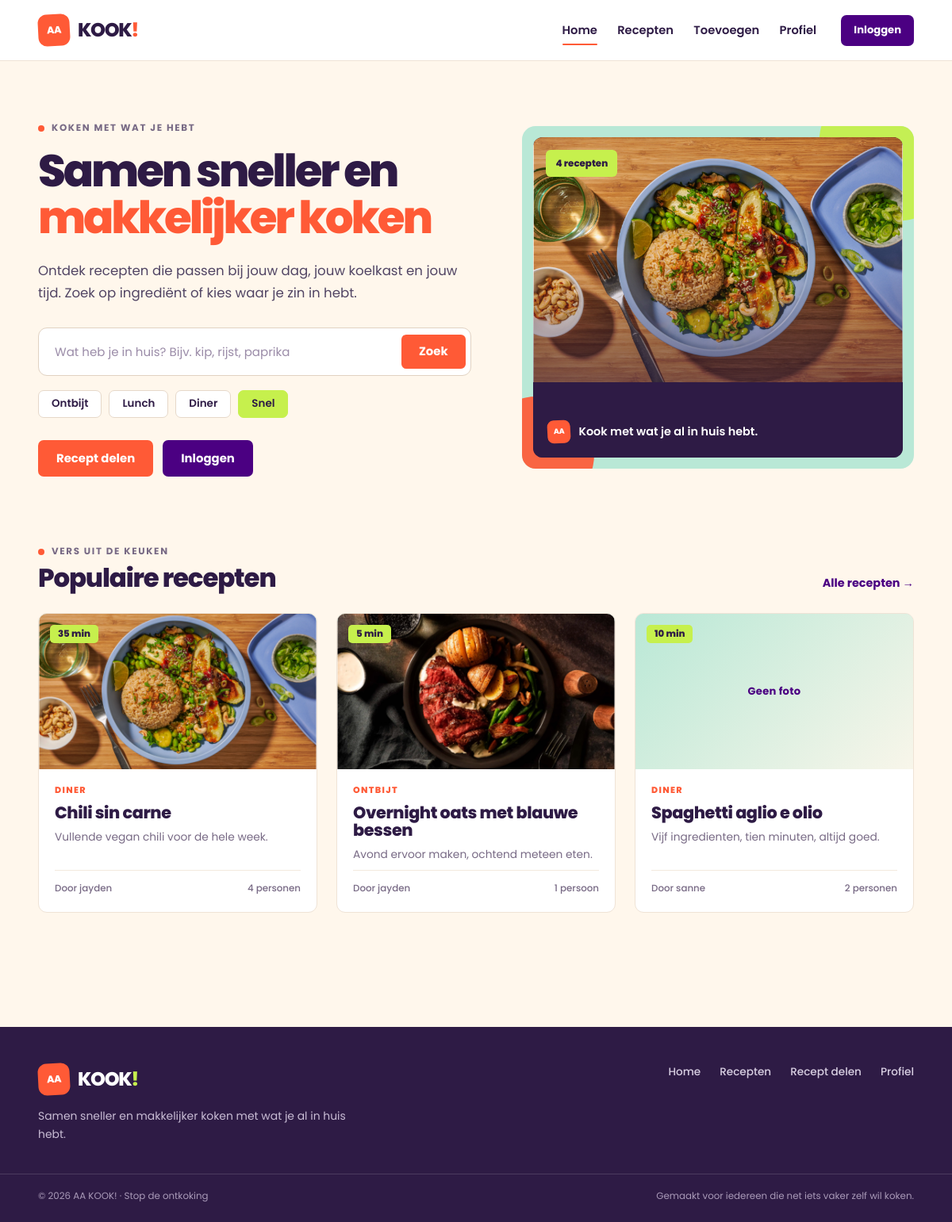
The page / on the database its author committed.
### tables this page shows
CREATE TABLE recipes (
    id          INT UNSIGNED NOT NULL AUTO_INCREMENT,
    user_id     INT UNSIGNED NOT NULL,
    title       VARCHAR(150) NOT NULL,
    description TEXT         NULL,
    prep_time   INT UNSIGNED NOT NULL COMMENT 'minutes',
    servings    INT UNSIGNED NOT NULL DEFAULT 1,
    created_at  DATETIME NOT NULL DEFAULT CURRENT_TIMESTAMP,
    updated_at  DATETIME NOT NULL DEFAULT CURRENT_TIMESTAMP ON UPDATE CURRENT_TIMESTAMP,
    PRIMARY KEY (id),
    KEY idx_recipes_user (user_id),
    KEY idx_recipes_prep_time (prep_time),
    CONSTRAINT fk_recipes_user FOREIGN KEY (user_id)
        REFERENCES users (id) ON DELETE CASCADE
);

CREATE TABLE users (
    id              INT UNSIGNED NOT NULL AUTO_INCREMENT,
    username        VARCHAR(50)  NOT NULL,
    email           VARCHAR(255) NOT NULL,
    password_hash   VARCHAR(255) NOT NULL,
    profile_picture VARCHAR(255) NULL,
    bio             TEXT         NULL,
    role            ENUM('user','admin')      NOT NULL DEFAULT 'user',
    status          ENUM('active','blocked')  NOT NULL DEFAULT 'active',
    created_at      DATETIME NOT NULL DEFAULT CURRENT_TIMESTAMP,
    updated_at      DATETIME NOT NULL DEFAULT CURRENT_TIMESTAMP ON UPDATE CURRENT_TIMESTAMP,
    PRIMARY KEY (id),
    UNIQUE KEY uq_users_username (username),
    UNIQUE KEY uq_users_email (email)
);

### includes/functions.php (called while the page is built, shortened)
<?php
function e($tekst): string
{
    return htmlspecialchars((string) ($tekst ?? ''), ENT_QUOTES, 'UTF-8');
}
function url(string $pad = ''): string
{
    return BASE_URL . ltrim($pad, '/');
}
function photoExists(?string $pad): bool
{
    return is_file(__DIR__ . '/../' . $pad);
}
function recipePhoto(?string $pad): string
{
    return photoExists($pad) ? url($pad) : '';
}
function excerpt(?string $tekst, int $lengte = 95): string
{
    $tekst = trim(preg_replace('/\s+/', ' ', (string) $tekst));
    if (mb_strlen($tekst) <= $lengte) {
        return $tekst;
    }
    return rtrim(mb_substr($tekst, 0, $lengte - 1)) . '…';
}

### includes/auth.php (called while the page is built, shortened)
<?php
require_once __DIR__ . '/functions.php';
function isLoggedIn(): bool
{
    return isset($_SESSION['user_id']);
}

### templates/recipe-card.php (the view, shortened to what this page needs)
<?php
$kaartCategorieen = trim((string) ($recept['categorieen'] ?? ''));
$kaartEersteCategorie = $kaartCategorieen !== ''
    ? trim(explode(',', $kaartCategorieen)[0])
    : 'Recept';
$kaartBeschrijving = excerpt($recept['description'] ?? '');
$kaartAuteur = $recept['auteur'] ?? '';
$kaartPersonen = (int) ($recept['servings'] ?? 0);
$kaartId = (int) $recept['id'];
$kaartFoto = recipePhoto($recept['omslagfoto'] ?? null);
?>
<article class="recipe-card">
    <a class="recipe-card-media" href="<?= e(url('recept.php?id=' . $kaartId)) ?>">
        <?php if ($kaartFoto !== ''): ?>
            <img src="<?= e($kaartFoto) ?>" alt="<?= e($recept['title']) ?>" loading="lazy">
        <?php else: ?>
            <span class="photo-placeholder">Geen foto</span>
        <?php endif; ?>
        <span class="time-badge"><?= (int) $recept['prep_time'] ?> min</span>
    </a>
    <div class="recipe-card-body">
        <p class="card-kicker"><?= e($kaartEersteCategorie) ?></p>
        <h3>
            <a href="<?= e(url('recept.php?id=' . $kaartId)) ?>"><?= e($recept['title']) ?></a>
        </h3>
        <?php if ($kaartBeschrijving !== ''): ?>
            <p class="card-description"><?= e($kaartBeschrijving) ?></p>
        <?php endif; ?>
        <div class="card-footer">
            <span>
                <?php if ($kaartAuteur !== ''): ?>
                    Door <?= e($kaartAuteur) ?>
                <?php else: ?>
                    <?= e($kaartEersteCategorie) ?>
                <?php endif; ?>
            </span>
            <span>
                <?= $kaartPersonen ?>
                <?= $kaartPersonen === 1 ? 'persoon' : 'personen' ?>
            </span>
        </div>
    </div>
</article>

### index.php (shortened to what this page needs)
<?php
require __DIR__ . '/includes/auth.php';
$aantalStatement = $pdo->prepare('SELECT COUNT(*) FROM recipes');
$aantalStatement->execute();
$aantalRecepten = (int) $aantalStatement->fetchColumn();
$nieuwsteStatement = $pdo->prepare(
    "SELECT r.id,
            r.user_id,
            r.title,
            r.description,
            r.prep_time,
            r.servings,
            u.username AS auteur,
            (SELECT rp.file_path
               FROM recipe_photos rp
              WHERE rp.recipe_id = r.id
              ORDER BY rp.sort_order, rp.id
              LIMIT 1) AS omslagfoto,
            (SELECT GROUP_CONCAT(c.name ORDER BY c.id SEPARATOR ', ')
               FROM recipe_categories rc
               JOIN categories c ON c.id = rc.category_id
              WHERE rc.recipe_id = r.id) AS categorieen
       FROM recipes r
       JOIN users u ON u.id = r.user_id
      ORDER BY r.created_at DESC, r.id DESC
      LIMIT 3"
);
$nieuwsteStatement->execute();
$nieuwsteRecepten = $nieuwsteStatement->fetchAll();
require __DIR__ . '/templates/header.php';
?>
<div class="container">
    <section class="hero">
        <div class="hero-copy">
            <p class="eyebrow">Koken met wat je hebt</p>
            <h1>Samen sneller en <span class="accent">makkelijker koken</span></h1>
            <p class="hero-lead">
                Ontdek recepten die passen bij jouw dag, jouw koelkast en jouw tijd.
                Zoek op ingrediënt of kies waar je zin in hebt.
            </p>
            <form class="search-bar" method="get" action="<?= e(url('recepten.php')) ?>">
                <input id="home-search" type="search" name="q"
                       placeholder="Wat heb je in huis? Bijv. kip, rijst, paprika">
                <button class="btn btn-coral" type="submit">Zoek</button>
            </form>
            <div class="chip-row hero-chips" aria-label="Snel zoeken">
                <a class="chip" href="<?= e(url('recepten.php?categorie=Ontbijt')) ?>">Ontbijt</a>
                <a class="chip" href="<?= e(url('recepten.php?categorie=Lunch')) ?>">Lunch</a>
                <a class="chip" href="<?= e(url('recepten.php?categorie=Diner')) ?>">Diner</a>
                <a class="chip chip-lime" href="<?= e(url('recepten.php?filter=snel')) ?>">Snel</a>
            </div>
            <div class="hero-actions">
                <a class="btn btn-coral" href="<?= e(url('toevoegen.php')) ?>">Recept delen</a>
                <?php if (isLoggedIn()): ?>
                    <a class="btn btn-indigo" href="<?= e(url('profiel.php')) ?>">Mijn profiel</a>
                <?php else: ?>
                    <a class="btn btn-indigo" href="<?= e(url('login.php')) ?>">Inloggen</a>
                <?php endif; ?>
            </div>
        </div>
        <div class="hero-visual">
            <div class="hero-photo">
                <img src="<?= e(url('images/food-05.png')) ?>" alt="Een vers bereid gerecht">
                <span class="hero-badge"><?= $aantalRecepten ?> recepten</span>
                <div class="hero-note">
                    <span class="brand-mark brand-mark-small">AA</span>
                    <span>Kook met wat je al in huis hebt.</span>
                </div>
            </div>
        </div>
    </section>
    <section class="section home-recipes">
        <div class="section-head">
            <div>
                <p class="eyebrow">Vers uit de keuken</p>
                <h2>Populaire recepten</h2>
            </div>
            <a class="text-link" href="<?= e(url('recepten.php')) ?>">Alle recepten &rarr;</a>
        </div>
        <?php if ($nieuwsteRecepten === []): ?>
            <div class="empty-state">
                <h3>Nog geen recepten</h3>
                <p>Deel het eerste recept en help de keuken op gang.</p>
                <a class="btn btn-coral" href="<?= e(url('toevoegen.php')) ?>">Recept toevoegen</a>
            </div>
        <?php else: ?>
            <div class="recipe-grid">
                <?php foreach ($nieuwsteRecepten as $recept): ?>
                    <?php require __DIR__ . '/templates/recipe-card.php'; ?>
                <?php endforeach; ?>
            </div>
        <?php endif; ?>
    </section>
</div>
<?php require __DIR__ . '/templates/footer.php'; ?>

### rows shown on the page
recipes: shows a picture, prep_time "35", kaartEersteCategorie "DINER", title "Chili sin carne", description "Vullende vegan chili voor de hele week.", user.username "jayden", servings "4", shows "personen"
recipes: shows a picture, prep_time "5", kaartEersteCategorie "ONTBIJT", title "Overnight oats met blauwe bessen", description "Avond ervoor maken, ochtend meteen eten.", user.username "jayden", servings "1", shows "persoon"
recipes: shows "Geen foto", prep_time "10", kaartEersteCategorie "DINER", title "Spaghetti aglio e olio", description "Vijf ingredienten, tien minuten, altijd goed.", user.username "sanne", servings "2", shows "personen"

### other values the page prints
$aantalRecepten "4"
